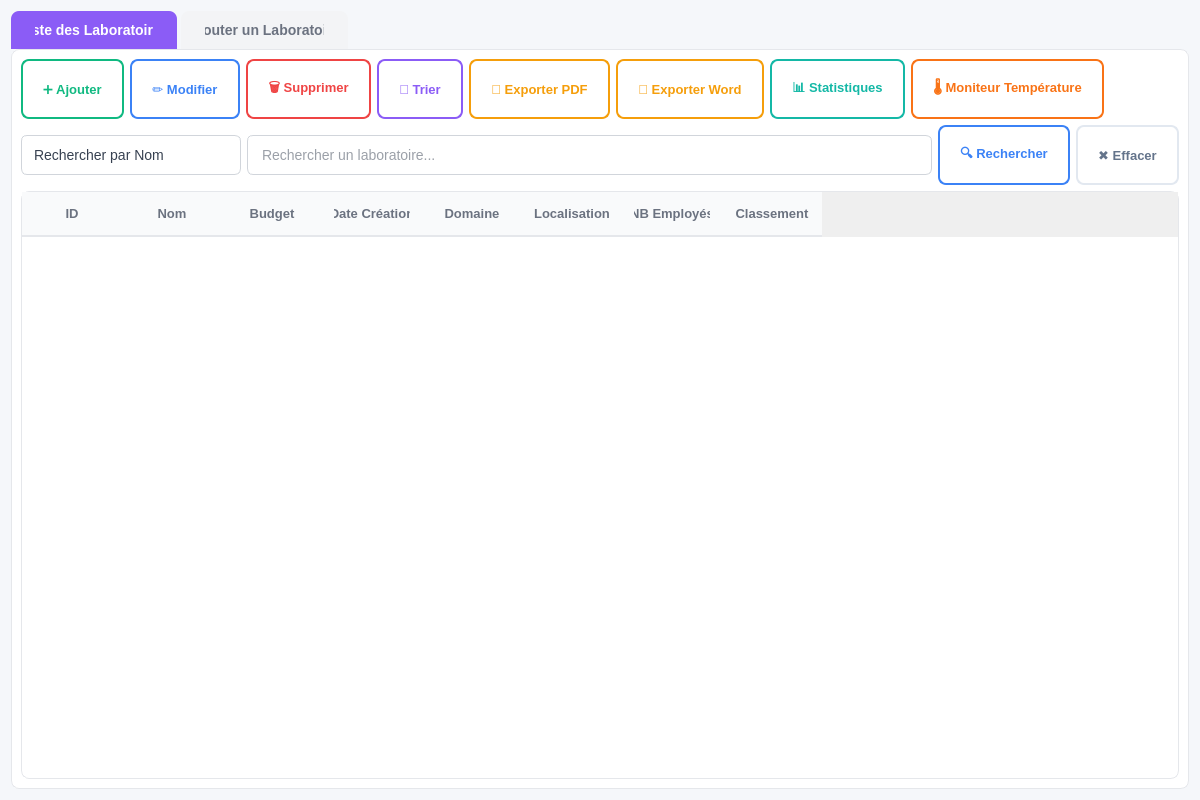
<?xml version="1.0" encoding="UTF-8"?>
<ui version="4.0">
 <class>Laboratoire</class>
 <widget class="QWidget" name="Laboratoire">
  <property name="geometry">
   <rect>
    <x>0</x>
    <y>0</y>
    <width>1200</width>
    <height>800</height>
   </rect>
  </property>
  <property name="styleSheet">
   <string notr="true">
QWidget#Laboratoire {
    background-color: #F5F7FA;
}

QTabWidget::pane {
    border: 1px solid #E5E7EB;
    background-color: white;
    border-radius: 8px;
}

QTabBar::tab {
    background-color: #F3F4F6;
    color: #6B7280;
    padding: 12px 24px;
    margin-right: 4px;
    border-top-left-radius: 8px;
    border-top-right-radius: 8px;
    font-size: 14px;
    font-weight: 500;
}

QTabBar::tab:selected {
    background-color: #8B5CF6;
    color: white;
}

QTabBar::tab:hover:!selected {
    background-color: #E5E7EB;
}

QTableWidget {
    background-color: white;
    border: 1px solid #E5E7EB;
    border-radius: 8px;
    gridline-color: #E5E7EB;
}

QTableWidget::item {
    padding: 8px;
    color: #374151;
}

QTableWidget::item:selected {
    background-color: #EDE9FE;
    color: #8B5CF6;
}

QHeaderView::section {
    background-color: #F9FAFB;
    color: #6B7280;
    padding: 12px;
    border: none;
    border-bottom: 2px solid #E5E7EB;
    font-weight: 600;
    font-size: 13px;
}

QLineEdit, QTextEdit, QComboBox, QDateEdit, QSpinBox, QDoubleSpinBox {
    padding: 10px 12px;
    border: 1px solid #D1D5DB;
    border-radius: 6px;
    background-color: white;
    color: #374151;
    font-size: 14px;
}

QLineEdit:focus, QTextEdit:focus, QComboBox:focus, QDateEdit:focus, QSpinBox:focus, QDoubleSpinBox:focus {
    border: 2px solid #8B5CF6;
    outline: none;
}

QComboBox::drop-down {
    border: none;
    padding-right: 10px;
}

QComboBox::down-arrow {
    image: none;
    border-left: 5px solid transparent;
    border-right: 5px solid transparent;
    border-top: 5px solid #6B7280;
    margin-right: 5px;
}

QLabel {
    color: #374151;
    font-size: 14px;
    font-weight: 500;
}

QPushButton {
    background-color: transparent;
    border-radius: 8px;
    font-family: 'Segoe UI', sans-serif;
    font-size: 13px;
    font-weight: 600;
    padding: 8px 20px;
    min-height: 40px;
}

QPushButton#ajouterButton {
    color: #10B981;
    border: 2px solid #10B981;
}

QPushButton#ajouterButton:hover {
    background-color: #10B981;
    color: white;
}

QPushButton#modifierButton, QPushButton#rechercherButton {
    color: #3B82F6;
    border: 2px solid #3B82F6;
}

QPushButton#modifierButton:hover, QPushButton#rechercherButton:hover {
    background-color: #3B82F6;
    color: white;
}

QPushButton#supprimerButton {
    color: #EF4444;
    border: 2px solid #EF4444;
}

QPushButton#supprimerButton:hover {
    background-color: #EF4444;
    color: white;
}

QPushButton#trierButton {
    color: #8B5CF6;
    border: 2px solid #8B5CF6;
}

QPushButton#trierButton:hover {
    background-color: #8B5CF6;
    color: white;
}

QPushButton#exporterPDFButton, QPushButton#exporterWordButton {
    color: #F59E0B;
    border: 2px solid #F59E0B;
}

QPushButton#exporterPDFButton:hover, QPushButton#exporterWordButton:hover {
    background-color: #F59E0B;
    color: white;
}

QPushButton#statistiquesButton {
    color: #14B8A6;
    border: 2px solid #14B8A6;
}

QPushButton#statistiquesButton:hover {
    background-color: #14B8A6;
    color: white;
}

QPushButton#temperatureMonitorButton {
    color: #F97316;
    border: 2px solid #F97316;
}

QPushButton#temperatureMonitorButton:hover {
    background-color: #F97316;
    color: white;
}

QPushButton#clearSearchButton {
    color: #64748B;
    border: 2px solid #E2E8F0;
}

QPushButton#clearSearchButton:hover {
    background-color: #64748B;
    color: white;
}
   </string>
  </property>
  <layout class="QVBoxLayout" name="verticalLayout">
   <item>
    <widget class="QTabWidget" name="tabWidget">
     <property name="currentIndex">
      <number>0</number>
     </property>
     <widget class="QWidget" name="listeTab">
      <attribute name="title">
       <string>Liste des Laboratoires</string>
      </attribute>
      <layout class="QVBoxLayout" name="verticalLayout_2">
       <item>
        <layout class="QHBoxLayout" name="toolbarLayout">
         <item>
          <widget class="QPushButton" name="ajouterButton">
           <property name="text">
            <string>➕ Ajouter</string>
           </property>
          </widget>
         </item>
         <item>
          <widget class="QPushButton" name="modifierButton">
           <property name="text">
            <string>✏️ Modifier</string>
           </property>
          </widget>
         </item>
         <item>
          <widget class="QPushButton" name="supprimerButton">
           <property name="text">
            <string>🗑️ Supprimer</string>
           </property>
          </widget>
         </item>
         <item>
          <widget class="QPushButton" name="trierButton">
           <property name="text">
            <string>🔽 Trier</string>
           </property>
          </widget>
         </item>
         <item>
          <widget class="QPushButton" name="exporterPDFButton">
           <property name="text">
            <string>📄 Exporter PDF</string>
           </property>
          </widget>
         </item>
         <item>
          <widget class="QPushButton" name="exporterWordButton">
           <property name="text">
            <string>📝 Exporter Word</string>
           </property>
          </widget>
         </item>
         <item>
          <widget class="QPushButton" name="statistiquesButton">
           <property name="text">
            <string>📊 Statistiques</string>
           </property>
          </widget>
         </item>
         <item>
          <widget class="QPushButton" name="temperatureMonitorButton">
           <property name="text">
            <string>🌡️ Moniteur Température</string>
           </property>
          </widget>
         </item>
         <item>
          <spacer name="horizontalSpacer">
           <property name="orientation">
            <enum>Qt::Horizontal</enum>
           </property>
           <property name="sizeHint" stdset="0">
            <size>
             <width>40</width>
             <height>20</height>
            </size>
           </property>
          </spacer>
         </item>
        </layout>
       </item>
       <item>
        <layout class="QHBoxLayout" name="searchLayout">
         <item>
          <widget class="QComboBox" name="searchComboBox">
           <item>
            <property name="text">
             <string>Rechercher par Nom</string>
            </property>
           </item>
           <item>
            <property name="text">
             <string>Rechercher par Domaine</string>
            </property>
           </item>
           <item>
            <property name="text">
             <string>Rechercher par Localisation</string>
            </property>
           </item>
           <item>
            <property name="text">
             <string>Rechercher par Budget</string>
            </property>
           </item>
          </widget>
         </item>
         <item>
          <widget class="QLineEdit" name="searchLineEdit">
           <property name="placeholderText">
            <string>Rechercher un laboratoire...</string>
           </property>
          </widget>
         </item>
         <item>
          <widget class="QPushButton" name="rechercherButton">
           <property name="text">
            <string>🔍 Rechercher</string>
           </property>
          </widget>
         </item>
         <item>
          <widget class="QPushButton" name="clearSearchButton">
           <property name="text">
            <string>✖ Effacer</string>
           </property>
          </widget>
         </item>
        </layout>
       </item>
       <item>
        <widget class="QTableWidget" name="laboratoiresTable">
         <property name="columnCount">
          <number>8</number>
         </property>
         <column>
          <property name="text">
           <string>ID</string>
          </property>
         </column>
         <column>
          <property name="text">
           <string>Nom</string>
          </property>
         </column>
         <column>
          <property name="text">
           <string>Budget</string>
          </property>
         </column>
         <column>
          <property name="text">
           <string>Date Création</string>
          </property>
         </column>
         <column>
          <property name="text">
           <string>Domaine</string>
          </property>
         </column>
         <column>
          <property name="text">
           <string>Localisation</string>
          </property>
         </column>
         <column>
          <property name="text">
           <string>NB Employés</string>
          </property>
         </column>
         <column>
          <property name="text">
           <string>Classement</string>
          </property>
         </column>
        </widget>
       </item>
      </layout>
     </widget>
     <widget class="QWidget" name="ajouterTab">
      <attribute name="title">
       <string>Ajouter un Laboratoire</string>
      </attribute>
      <layout class="QVBoxLayout" name="verticalLayout_3">
       <item>
        <widget class="QScrollArea" name="scrollArea">
         <property name="widgetResizable">
          <bool>true</bool>
         </property>
         <widget class="QWidget" name="scrollAreaWidgetContents">
          <property name="geometry">
           <rect>
            <x>0</x>
            <y>0</y>
            <width>1156</width>
            <height>650</height>
           </rect>
          </property>
          <layout class="QVBoxLayout" name="verticalLayout_4">
           <item>
            <layout class="QFormLayout" name="formLayout">
             <item row="0" column="0">
              <widget class="QLabel" name="nomLabel">
               <property name="text">
                <string>Nom du Laboratoire:</string>
               </property>
              </widget>
             </item>
             <item row="0" column="1">
              <widget class="QLineEdit" name="nomLineEdit">
               <property name="placeholderText">
                <string>Entrez le nom du laboratoire</string>
               </property>
              </widget>
             </item>
             <item row="1" column="0">
              <widget class="QLabel" name="budgetLabel">
               <property name="text">
                <string>Budget (DT):</string>
               </property>
              </widget>
             </item>
             <item row="1" column="1">
              <widget class="QDoubleSpinBox" name="budgetSpinBox">
               <property name="maximum">
                <double>999999999.990000000000000</double>
               </property>
              </widget>
             </item>
             <item row="2" column="0">
              <widget class="QLabel" name="dateCreationLabel">
               <property name="text">
                <string>Date de Création:</string>
               </property>
              </widget>
             </item>
             <item row="2" column="1">
              <widget class="QDateEdit" name="dateCreationEdit">
               <property name="calendarPopup">
                <bool>true</bool>
               </property>
              </widget>
             </item>
             <item row="3" column="0">
              <widget class="QLabel" name="domaineLabel">
               <property name="text">
                <string>Domaine:</string>
               </property>
              </widget>
             </item>
             <item row="3" column="1">
              <widget class="QComboBox" name="domaineComboBox">
               <item>
                <property name="text">
                 <string>Intelligence Artificielle</string>
                </property>
               </item>
               <item>
                <property name="text">
                 <string>Cybersécurité</string>
                </property>
               </item>
               <item>
                <property name="text">
                 <string>Big Data</string>
                </property>
               </item>
               <item>
                <property name="text">
                 <string>Cloud Computing</string>
                </property>
               </item>
               <item>
                <property name="text">
                 <string>IoT</string>
                </property>
               </item>
               <item>
                <property name="text">
                 <string>Blockchain</string>
                </property>
               </item>
               <item>
                <property name="text">
                 <string>Réseaux</string>
                </property>
               </item>
               <item>
                <property name="text">
                 <string>Développement Logiciel</string>
                </property>
               </item>
               <item>
                <property name="text">
                 <string>Robotique</string>
                </property>
               </item>
               <item>
                <property name="text">
                 <string>Autre</string>
                </property>
               </item>
              </widget>
             </item>
             <item row="4" column="0">
              <widget class="QLabel" name="localisationLabel">
               <property name="text">
                <string>Localisation:</string>
               </property>
              </widget>
             </item>
             <item row="4" column="1">
              <widget class="QLineEdit" name="localisationLineEdit">
               <property name="placeholderText">
                <string>Entrez la localisation</string>
               </property>
              </widget>
             </item>
             <item row="5" column="0">
              <widget class="QLabel" name="nbEmployesLabel">
               <property name="text">
                <string>Nombre d'Employés:</string>
               </property>
              </widget>
             </item>
             <item row="5" column="1">
              <widget class="QSpinBox" name="nbEmployesSpinBox">
               <property name="maximum">
                <number>10000</number>
               </property>
              </widget>
             </item>
             <item row="6" column="0">
              <widget class="QLabel" name="classementLabel">
               <property name="text">
                <string>Classement:</string>
               </property>
              </widget>
             </item>
             <item row="6" column="1">
              <widget class="QComboBox" name="classementComboBox">
               <item>
                <property name="text">
                 <string>A+</string>
                </property>
               </item>
               <item>
                <property name="text">
                 <string>A</string>
                </property>
               </item>
               <item>
                <property name="text">
                 <string>B+</string>
                </property>
               </item>
               <item>
                <property name="text">
                 <string>B</string>
                </property>
               </item>
               <item>
                <property name="text">
                 <string>C</string>
                </property>
               </item>
               <item>
                <property name="text">
                 <string>Non Classé</string>
                </property>
               </item>
              </widget>
             </item>
             <item row="7" column="1">
              <layout class="QHBoxLayout" name="buttonLayout">
               <item>
                <widget class="QPushButton" name="ajouterButton">
                 <property name="text">
                  <string>✅ Ajouter le Laboratoire</string>
                 </property>
                </widget>
               </item>
               <item>
                <spacer name="horizontalSpacer_2">
                 <property name="orientation">
                  <enum>Qt::Horizontal</enum>
                 </property>
                 <property name="sizeHint" stdset="0">
                  <size>
                   <width>40</width>
                   <height>20</height>
                  </size>
                 </property>
                </spacer>
               </item>
              </layout>
             </item>
            </layout>
           </item>
           <item>
            <spacer name="verticalSpacer">
             <property name="orientation">
              <enum>Qt::Vertical</enum>
             </property>
             <property name="sizeHint" stdset="0">
              <size>
               <width>20</width>
               <height>40</height>
              </size>
             </property>
            </spacer>
           </item>
          </layout>
         </widget>
        </widget>
       </item>
      </layout>
     </widget>
    </widget>
   </item>
  </layout>
 </widget>
 <resources/>
 <connections/>
</ui>
